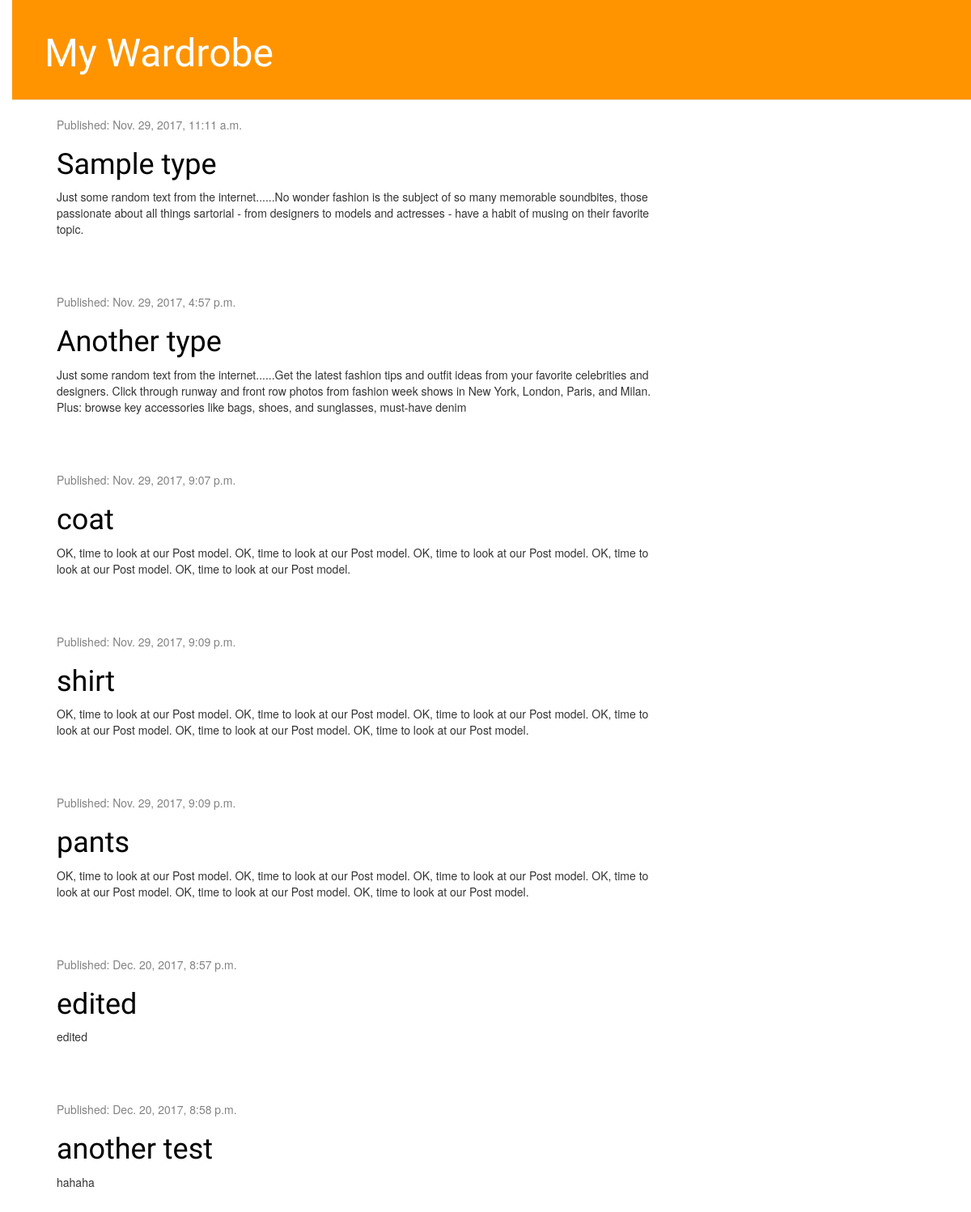
Before: / with the older database file.
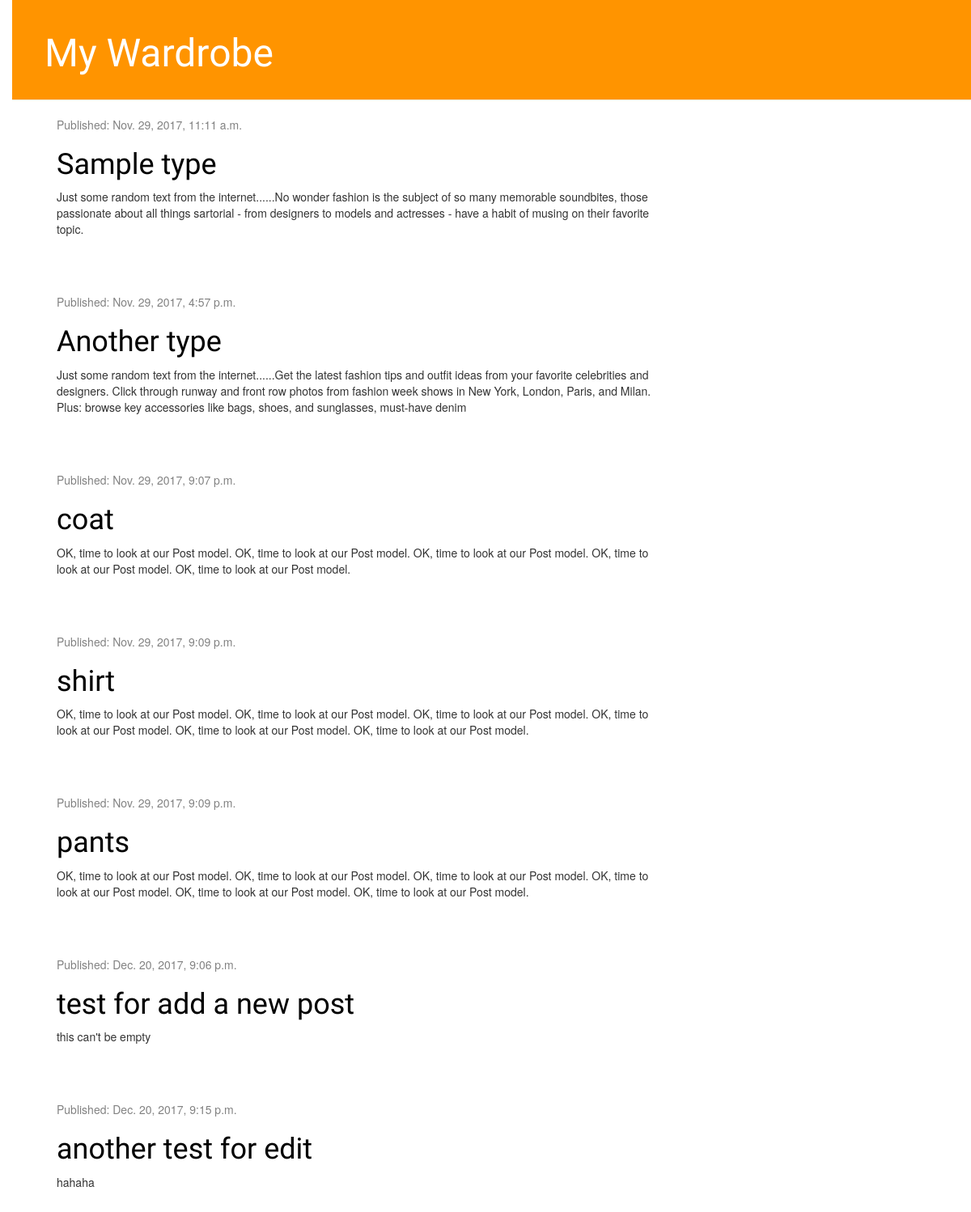
After: the same page with the newer database file.
### wardrobe/models.py (models this page shows, shortened)
class Post(models.Model):
    owner = models.ForeignKey('auth.User')
    type = models.CharField(max_length=200)
    description = models.TextField()
    created_date = models.DateTimeField(default=timezone.now)
    published_date = models.DateTimeField(blank=True, null=True)

### wardrobe/views.py (the view)
def post_list(request):
    posts = Post.objects.filter(published_date__lte=timezone.now()).order_by('published_date')
    return render(request, 'wardrobe/post_list.html', {'posts': posts})

### wardrobe/templates/wardrobe/post_list.html
{% extends 'wardrobe/base.html' %}
{% block content %}
    {% for post in posts %}
        <div class="post">
            <div class="date">
                <p>Published: {{ post.published_date }}</p>
            </div>
            <h1><a href="{% url 'post_detail' pk=post.pk %}">{{ post.type }}</a></h1>
            <p>{{ post.description|linebreaksbr }}</p>
        </div>
    {% endfor %}
{% endblock %}

### wardrobe/templates/wardrobe/base.html (shortened to what this page needs)
{% load staticfiles %}
<!DOCTYPE html>
<html lang="en">
    <head>
        <link rel="stylesheet" href="//maxcdn.bootstrapcdn.com/bootstrap/3.2.0/css/bootstrap.min.css">
        <link rel="stylesheet" href="//maxcdn.bootstrapcdn.com/bootstrap/3.2.0/css/bootstrap-theme.min.css">
        <link rel="stylesheet" href="{% static 'css/wardrobe.css' %}">
    </head>
    <body>
        <div class="page-header">
            <h1><a href="/">My Wardrobe</a></h1>
        </div>
        <div class="content container">
            <div class="row">
                <div class="col-md-8">
                {% block content %}
                {% endblock %}
                </div>
            </div>
        </div>
    </body>
</html>

### wardrobe/static/css/wardrobe.css (style rules this page uses)
h1 a { color: #FCA205; font-family: 'Lobster'; }
body { padding-left: 15px; }
.page-header { background-color: #ff9400; margin-top: 0; padding: 20px 20px 20px 40px; }
.page-header h1, .page-header h1 a, .page-header h1 a:visited, .page-header h1 a:active { color: #ffffff; font-size: 36pt; text-decoration: none; }
.content { margin-left: 40px; }
h1, h2, h3, h4 { font-family: 'Lobster', cursive; }
.date { color: #828282; }
.post { margin-bottom: 70px; }
.post h1 a, .post h1 a:visited { color: #000000; }

Changed rows visible on the page:
changed Post: published_date "Dec. 20, 2017, 8:57 p.m." → "Dec. 20, 2017, 9:06 p.m."; type "edited" → "test for add a new post"; description "edited" → "this can't be empty"
changed Post "hahaha": published_date "Dec. 20, 2017, 8:58 p.m." → "Dec. 20, 2017, 9:15 p.m."; type "another test" → "another test for edit"
